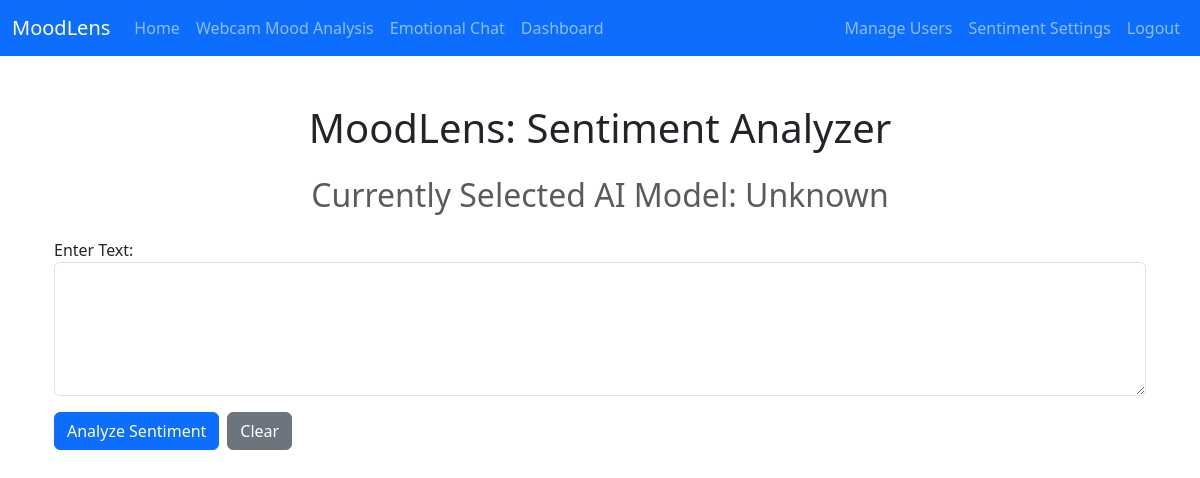
Before: / (signed in) with the older database file.
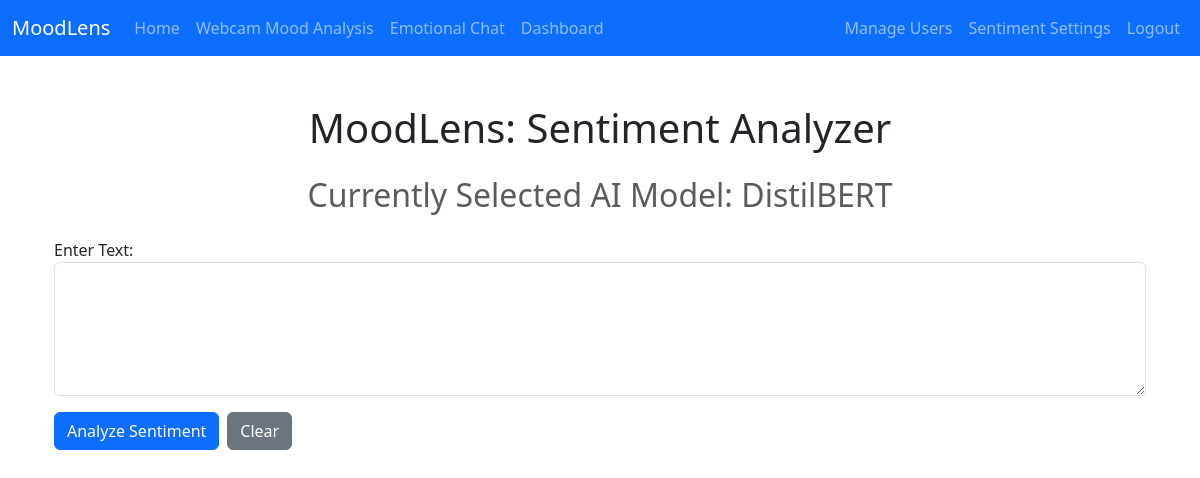
After: the same page with the newer database file.
### modules/models.py (models this page shows, shortened)
class AppConfig(db.Model):
    __tablename__ = 'app_config'
    key = db.Column(db.String(50), primary_key=True)
    value = db.Column(db.String(255), nullable=False)

### modules/routes/main_routes.py (the view, shortened to what this page needs)
@main_routes.route("/", methods=["GET", "POST"])
def index():
    result = ""
    current_model = "Unknown"
    config = AppConfig.query.filter_by(key="ai_model").first()
    if config:
        current_model = "OpenAI" if config.value == "openai" else "DistilBERT"
    return render_template("index.html", result=result, current_model=current_model)

### app.py (called while the page is built)
@login_manager.user_loader
def load_user(user_id):
    return User.query.get(int(user_id))

### modules/models.py (called while the page is built)
    def has_role(self, role_name):
        if not self.roles:  # Handle None or empty list
            return False
        return any(role.name == role_name for role in self.roles)

### templates/index.html (shortened to what this page needs)
{% extends "base.html" %}
{% block content %}
<div class="container">
    <h1 class="text-center mb-4">MoodLens: Sentiment Analyzer</h1>
    <h2 class="text-center text-muted mb-4">Currently Selected AI Model: {{ current_model }}</h2>
    <form method="POST" id="sentimentForm">
        <div class="form-group mb-3">
            <label for="text">Enter Text:</label>
            <textarea class="form-control" id="text" name="text" rows="5" required>{{ request.form.get('text', '') }}</textarea>
        </div>
        <div class="d-flex gap-2">
            <button type="submit" class="btn btn-primary">Analyze Sentiment</button>
            <button type="button" class="btn btn-secondary" id="clearBtn">Clear</button>
        </div>
    </form>
</div>
{% endblock %}

Changed rows visible on the page:
added AppConfig: value "DistilBERT"
Other visible differences:
{{ current_model }}: "Unknown" → (not shown)
